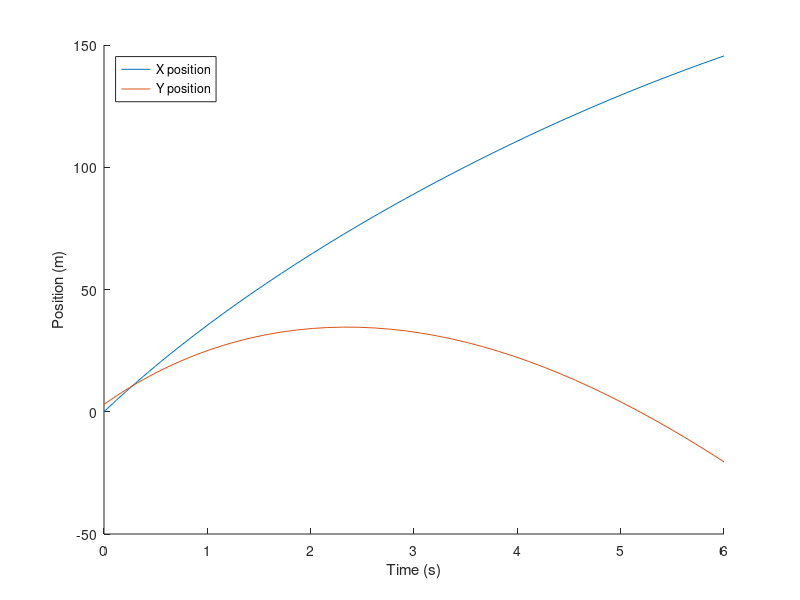

Write the MATLAB code that produced this figure.
function baseball()
    P = [0; 3];       % initial position in m
    V = [40; 30];     % initial velocity in m/s
    W = [P; V];       % initial condition
    rate_func(0, W)
    
    tspan = [0 6];
    [T, M] = ode45(@rate_func, tspan, W);
    
    X = M(:, 1);
    Y = M(:, 2);
    
    clf; hold on
    plot(T, X)
    plot(T, Y)
    
    xlabel('Time (s)')
    ylabel('Position (m)')
    legend('X position', 'Y position', 'Location', 'northwest')
    saveas(gcf, '../../book/figs/baseball2.eps', 'epsc')
end

function res = rate_func(t, W)
    P = W(1:2);
    V = W(3:4);

    dPdt = V;
    dVdt = acceleration(t, P, V);

    res = [dPdt; dVdt];
end

function res = acceleration(t, P, V)
    g = 9.8;                       % acceleration of gravity in m/s^2
    a_gravity = [0; -g];

    m = 0.145;                     % mass in kilograms
    a_drag = drag_force(V) / m;
    res = a_gravity + a_drag;
end

function res = drag_force(V)
    C_d = 0.3;      % dimensionless
    rho = 1.3;      % kg / m^3
    A = 0.0042;     % m^2
    v = norm(V);    % m/s

    res = - 1/2 * C_d * rho * A * v * V;
end
